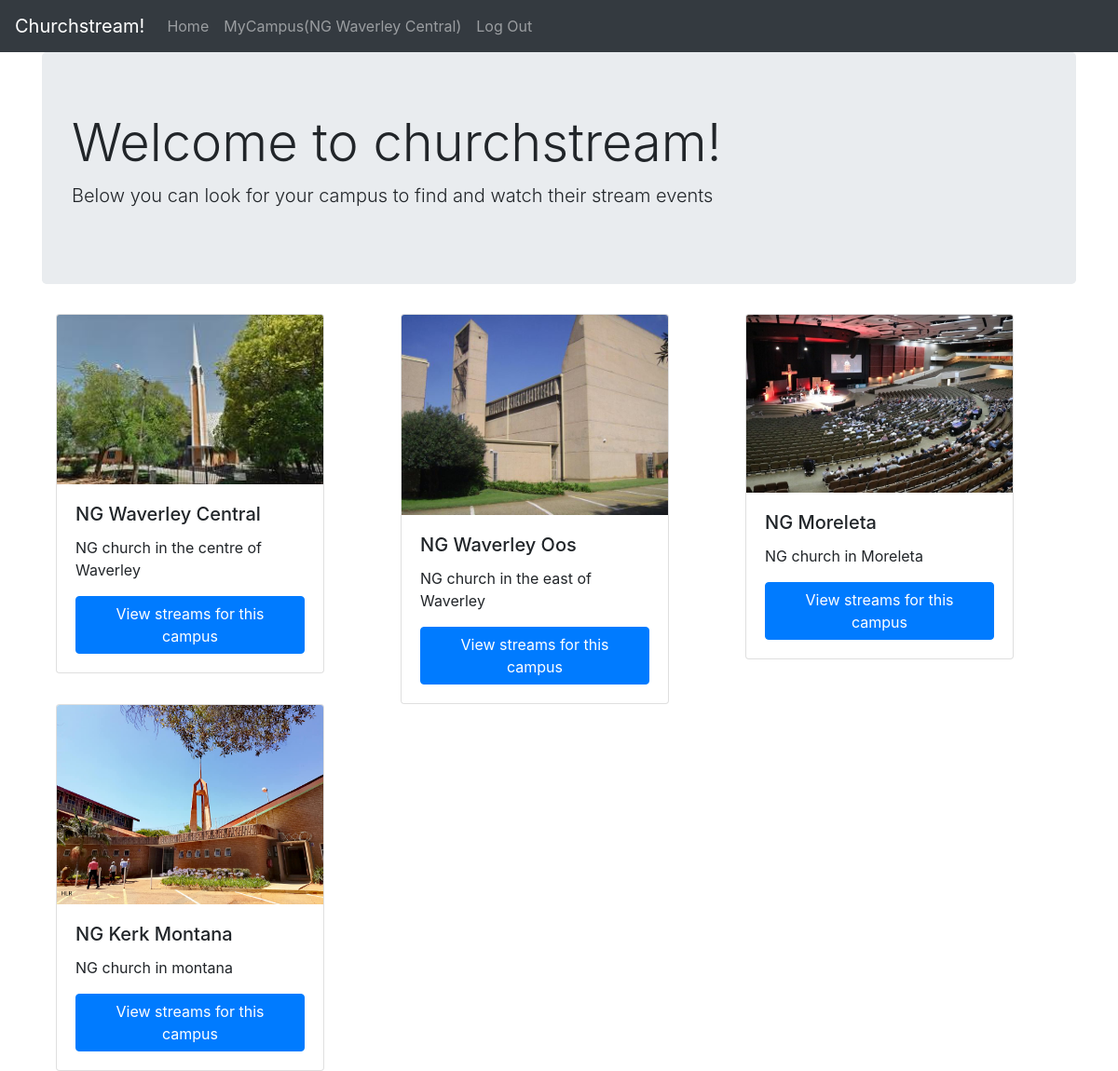
Screenshot of / (signed in) with the database file from the repository.
### campus/models.py (models this page shows, shortened)
class CampusModel(models.Model):
    campus_name = models.CharField(max_length=50, unique=True)
    description = models.TextField(blank=True,default='')
    banner = models.ImageField(upload_to="campus", height_field=None, width_field=None, max_length=100,null=True)
    user = models.ForeignKey(User, on_delete=models.CASCADE)

### churchstream/views.py (the view)
# urls.py: path('', base_views.HomePage.as_view(), name='home'),
class HomePage(ListView):
    template_name = 'home.html'
    model = CampusModel

### campus/templatetags/campus_extras.py (called while the page is built)
@register.filter
def campusid(value): # Only one argument.
    campusobj = CampusModel.objects.get(user=value)
    return campusobj.campus_name

### templates/home.html
{% extends 'base.html' %}
{% block content %}
<div class="jumbotron">
  <h1 class="display-4">Welcome to churchstream!</h1>
  <p class="lead">Below you can look for your campus to find and watch their stream events</p>
</div>
<div class="container">
  <div class="row">
    {% for campus in campusmodel_list %}
      <div class="col-md-4">
        <div class="card" style="width: 18rem;">
          <img src="{{ campus.banner.url }}" class="card-img-top" alt="...">
          <div class="card-body">
            <h5 class="card-title">{{campus.campus_name}}</h5>
            <p class="card-text">{{campus.description}}</p>
            <a href="{% url 'campus_page' campus.campus_name %}"  class="btn btn-primary">View streams for this campus</a>
          </div>
        </div>
      </div>
    {% endfor %}
  </div>
</div>
{% endblock %}

### templates/base.html (shortened to what this page needs)
<!DOCTYPE html>
{% load campus_extras %}
<html lang="en" dir="ltr">
  <head>
    <link rel="stylesheet" href="https://cdn.jsdelivr.net/npm/bootstrap@4.6.0/dist/css/bootstrap.min.css">
  </head>
  <body>
    <nav class="navbar navbar-expand-lg navbar-dark bg-dark">
      <a class="navbar-brand" href="{% url 'home' %}">Churchstream!</a>
      <div class="collapse navbar-collapse" id="navbarSupportedContent">
        <ul class="navbar-nav mr-auto">
          <li class="nav-item">
            <a class="nav-link" href="{% url 'home' %}">Home <span class="sr-only">(current)</span></a>
          </li>
          {% if user.is_authenticated %}
          <li class="nav-item">
            <a class="nav-link" href="{% url 'campus_page' user|campusid %}"> MyCampus({{user|campusid}}) <span class="sr-only">(current)</span></a>
          </li>
          {% endif %}
          {% if user.is_authenticated %}
          <li>
            <a class="nav-link" href="{% url 'logout' %}">Log Out</a>
          </li>
          {% else %}
          <li class="nav-item">
            <a class="nav-link" href="{% url 'login' %}"> Login </a>
          </li>
          {% endif %}
        </ul>
      </div>
    </nav>
    <div class="container">
      {% block content %}
      {% endblock %}
    </div>
  </body>
</html>

### rows the page displays
CampusModel: banner (picture), campus_name "NG Waverley Central", description "NG church in the centre of Waverley"
CampusModel: banner (picture), campus_name "NG Waverley Oos", description "NG church in the east of Waverley"
CampusModel: banner (picture), campus_name "NG Moreleta", description "NG church in Moreleta"
CampusModel: banner (picture), campus_name "NG Kerk Montana", description "NG church in montana"

### other values shown
{{ user|campusid }} "NG Waverley Central"
